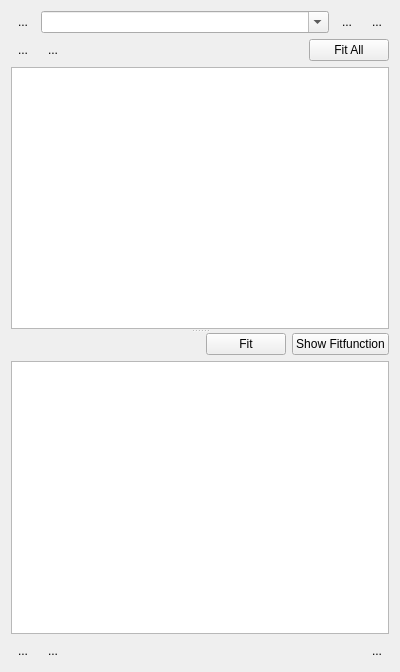
<?xml version="1.0" encoding="UTF-8"?>
<ui version="4.0">
 <class>Form</class>
 <widget class="QWidget" name="Form">
  <property name="geometry">
   <rect>
    <x>0</x>
    <y>0</y>
    <width>400</width>
    <height>672</height>
   </rect>
  </property>
  <property name="windowTitle">
   <string>Form</string>
  </property>
  <layout class="QVBoxLayout" name="verticalLayout_2">
   <item>
    <layout class="QHBoxLayout" name="horizontalLayout_2">
     <item>
      <widget class="QToolButton" name="removeAnalysisConfigurationButton">
       <property name="minimumSize">
        <size>
         <width>0</width>
         <height>0</height>
        </size>
       </property>
       <property name="text">
        <string>...</string>
       </property>
       <property name="icon">
        <iconset resource="Experiment.qrc">
         <normaloff>:/openicon/icons/edit-clear-locationbar-ltr.png</normaloff>:/openicon/icons/edit-clear-locationbar-ltr.png</iconset>
       </property>
       <property name="iconSize">
        <size>
         <width>16</width>
         <height>16</height>
        </size>
       </property>
       <property name="autoRaise">
        <bool>true</bool>
       </property>
      </widget>
     </item>
     <item>
      <widget class="QComboBox" name="analysisConfigurationComboBox">
       <property name="contextMenuPolicy">
        <enum>Qt::ActionsContextMenu</enum>
       </property>
       <property name="editable">
        <bool>true</bool>
       </property>
       <property name="maxVisibleItems">
        <number>100</number>
       </property>
      </widget>
     </item>
     <item>
      <widget class="QToolButton" name="saveButton">
       <property name="toolTip">
        <string>Save current</string>
       </property>
       <property name="text">
        <string notr="true">...</string>
       </property>
       <property name="icon">
        <iconset resource="Experiment.qrc">
         <normaloff>:/kde/icons/filesave.png</normaloff>:/kde/icons/filesave.png</iconset>
       </property>
       <property name="iconSize">
        <size>
         <width>16</width>
         <height>16</height>
        </size>
       </property>
       <property name="autoRaise">
        <bool>true</bool>
       </property>
      </widget>
     </item>
     <item>
      <widget class="QToolButton" name="reloadButton">
       <property name="toolTip">
        <string>Save current</string>
       </property>
       <property name="text">
        <string notr="true">...</string>
       </property>
       <property name="icon">
        <iconset resource="Experiment.qrc">
         <normaloff>:/openicon/icons/document-revert-5.png</normaloff>:/openicon/icons/document-revert-5.png</iconset>
       </property>
       <property name="iconSize">
        <size>
         <width>16</width>
         <height>16</height>
        </size>
       </property>
       <property name="autoRaise">
        <bool>true</bool>
       </property>
      </widget>
     </item>
    </layout>
   </item>
   <item>
    <layout class="QHBoxLayout" name="horizontalLayout_3">
     <item>
      <widget class="QToolButton" name="addAnalysisButton">
       <property name="text">
        <string>...</string>
       </property>
       <property name="icon">
        <iconset resource="Experiment.qrc">
         <normaloff>:/openicon/icons/edit-add.png</normaloff>:/openicon/icons/edit-add.png</iconset>
       </property>
       <property name="autoRaise">
        <bool>true</bool>
       </property>
      </widget>
     </item>
     <item>
      <widget class="QToolButton" name="removeAnalysisButton">
       <property name="text">
        <string>...</string>
       </property>
       <property name="icon">
        <iconset resource="Experiment.qrc">
         <normaloff>:/openicon/icons/edit_remove.png</normaloff>:/openicon/icons/edit_remove.png</iconset>
       </property>
       <property name="autoRaise">
        <bool>true</bool>
       </property>
      </widget>
     </item>
     <item>
      <spacer name="horizontalSpacer_2">
       <property name="orientation">
        <enum>Qt::Horizontal</enum>
       </property>
       <property name="sizeHint" stdset="0">
        <size>
         <width>40</width>
         <height>20</height>
        </size>
       </property>
      </spacer>
     </item>
     <item>
      <widget class="QPushButton" name="fitAllButton">
       <property name="text">
        <string>Fit All</string>
       </property>
      </widget>
     </item>
    </layout>
   </item>
   <item>
    <widget class="QSplitter" name="splitter">
     <property name="orientation">
      <enum>Qt::Vertical</enum>
     </property>
     <widget class="TableViewExtended" name="analysisTableView"/>
     <widget class="QWidget" name="">
      <layout class="QVBoxLayout" name="verticalLayout">
       <item>
        <layout class="QHBoxLayout" name="horizontalLayout_4">
         <item>
          <widget class="QLabel" name="currentEvaluationLabel">
           <property name="text">
            <string/>
           </property>
          </widget>
         </item>
         <item>
          <spacer name="horizontalSpacer_3">
           <property name="orientation">
            <enum>Qt::Horizontal</enum>
           </property>
           <property name="sizeHint" stdset="0">
            <size>
             <width>40</width>
             <height>20</height>
            </size>
           </property>
          </spacer>
         </item>
         <item>
          <widget class="QPushButton" name="fitButton">
           <property name="text">
            <string>Fit</string>
           </property>
          </widget>
         </item>
         <item>
          <widget class="QPushButton" name="showFitfunctionButton">
           <property name="text">
            <string>Show Fitfunction</string>
           </property>
          </widget>
         </item>
        </layout>
       </item>
       <item>
        <widget class="TableViewExtended" name="pushTableView"/>
       </item>
      </layout>
     </widget>
    </widget>
   </item>
   <item>
    <layout class="QHBoxLayout" name="horizontalLayout">
     <item>
      <widget class="QToolButton" name="addPushButton">
       <property name="text">
        <string>...</string>
       </property>
       <property name="icon">
        <iconset resource="Experiment.qrc">
         <normaloff>:/openicon/icons/edit-add.png</normaloff>:/openicon/icons/edit-add.png</iconset>
       </property>
       <property name="autoRaise">
        <bool>true</bool>
       </property>
      </widget>
     </item>
     <item>
      <widget class="QToolButton" name="removePushButton">
       <property name="text">
        <string>...</string>
       </property>
       <property name="icon">
        <iconset resource="Experiment.qrc">
         <normaloff>:/openicon/icons/edit_remove.png</normaloff>:/openicon/icons/edit_remove.png</iconset>
       </property>
       <property name="autoRaise">
        <bool>true</bool>
       </property>
      </widget>
     </item>
     <item>
      <spacer name="horizontalSpacer">
       <property name="orientation">
        <enum>Qt::Horizontal</enum>
       </property>
       <property name="sizeHint" stdset="0">
        <size>
         <width>40</width>
         <height>20</height>
        </size>
       </property>
      </spacer>
     </item>
     <item>
      <widget class="QToolButton" name="pushButton">
       <property name="text">
        <string>...</string>
       </property>
       <property name="icon">
        <iconset resource="Experiment.qrc">
         <normaloff>:/kde/icons/continue.png</normaloff>:/kde/icons/continue.png</iconset>
       </property>
       <property name="autoRaise">
        <bool>true</bool>
       </property>
      </widget>
     </item>
    </layout>
   </item>
  </layout>
 </widget>
 <customwidgets>
  <customwidget>
   <class>TableViewExtended</class>
   <extends>QTableView</extends>
   <header>uiModules.TableViewExtended</header>
  </customwidget>
 </customwidgets>
 <resources>
  <include location="Experiment.qrc"/>
 </resources>
 <connections/>
</ui>
